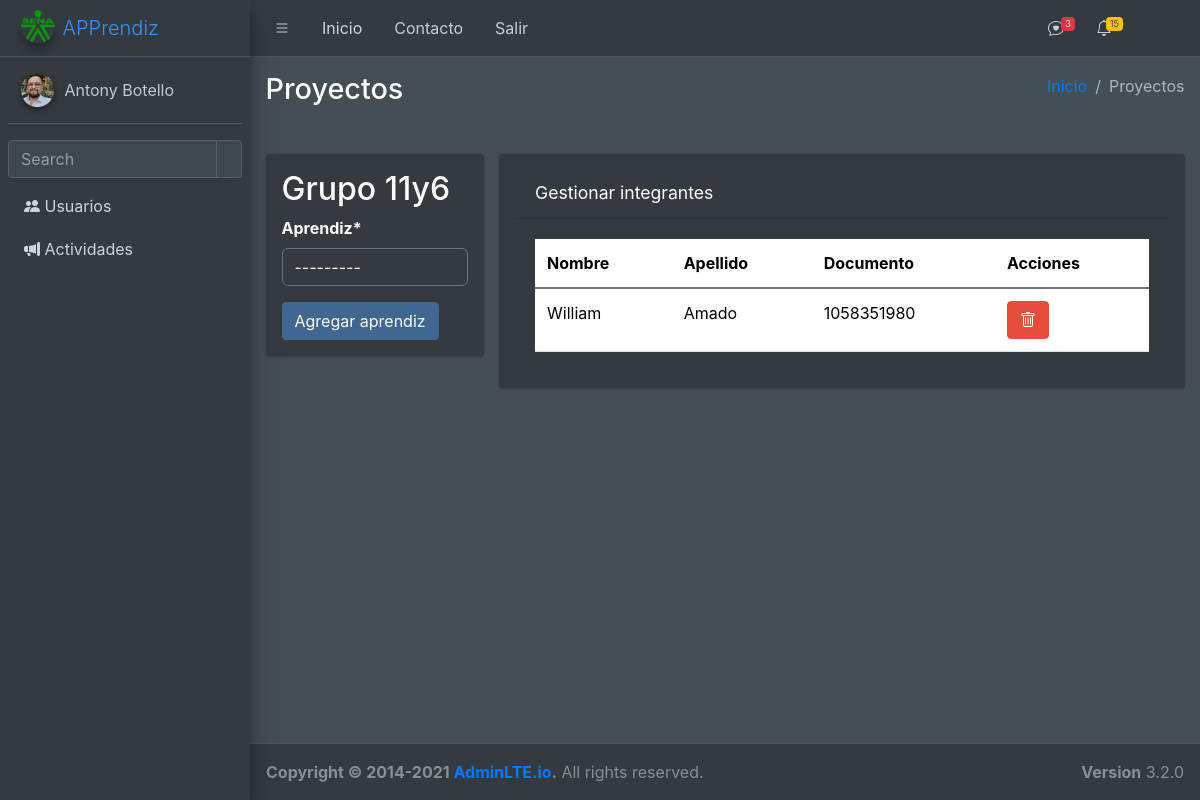
/usuarios/proyecto/gestionar/1/ (signed in), run on the app's committed database.
### usuarios/models.py (models this page shows, shortened)
class Proyecto(models.Model):
    nombre= models.CharField(max_length=45,verbose_name="Nombre del Grupo")
    class Estado(models.TextChoices):
        ACTIVO='1',_("Activo")
        INACTIVO='0',_("Inactivo")
    estado=models.CharField(max_length=1,choices=Estado.choices,default=Estado.ACTIVO,verbose_name="Estado")
    fecha_creacion = models.DateField(auto_now=True, verbose_name="Fecha de Creación")

class Integrantes(models.Model):
    aprendiz=models.ForeignKey(Usuario,verbose_name="Aprendiz", on_delete=models.CASCADE)
    grupo=models.ForeignKey(Proyecto,verbose_name="Grupo", on_delete=models.CASCADE)
    class Estado(models.TextChoices):
        ACTIVO='1',_("Activo")
        INACTIVO='0',_("Inactivo")
    estado=models.CharField(max_length=1,choices=Estado.choices,default=Estado.ACTIVO,verbose_name="Estado")

class Usuario(models.Model):
    primer_nombre= models.CharField(max_length=45,verbose_name="Primer Nombre")
    segundo_nombre= models.CharField(max_length=45,verbose_name="Segundo Nombre")
    primer_apellido= models.CharField(max_length=45,verbose_name="Primer Apellido")
    segundo_apellido= models.CharField(max_length=45,verbose_name="Segundo Apellido")
    fecha_nacimiento= models.DateField(verbose_name="Fecha de Nacimiento")
    imagen = models.ImageField(upload_to=get_image_filename, blank=True, null=True,default="usuarios/default-user.jpeg")
    class RH(models.TextChoices):
        OP='OP',_("O+")
        ON='ON',_("O-")
        AP='AP',_("A+")
        AN='AN',_("A-")
        BP='BP',_("B+")
        BN='BN',_("B-")
        ABP='ABP',_("AB+")
        ABN='ABN',_("AB-")
    rh= models.CharField(max_length=3,choices=RH.choices,verbose_name="Factor RH")
    class Rol(models.TextChoices):
        INSTRUCTOR='I',_("Instructor")
        APRENDIZ='A',_("Aprendiz")
        JEFE_AREA='JA',_("Jefe de Area")
    rol=models.CharField(max_length=2,choices=Rol.choices,verbose_name="Rol")
    class TipoDocumento(models.TextChoices):
        CEDULA='CC',_("Cédula")
        TARJETA='TI',_("Tarjeta de Identidad")
        CEDULA_EXTRANJERIA='CE',_("Cédula de Extrangería")
    tipo_documento=models.CharField(max_length=2,choices=TipoDocumento.choices,verbose_name="Tipo de Documento")
    documento= models.PositiveIntegerField(verbose_name="Documento", unique=True)
    correo_personal = models.EmailField(max_length=50, verbose_name="Correo Personal")
    correo_ins = models.EmailField(max_length=50, verbose_name="Correo Institucional")
    telefono_contacto=models.PositiveIntegerField(verbose_name="Teléfono de Contacto de Emergencia")
    telefono_personal=models.PositiveIntegerField(verbose_name="Teléfono de Personal")
    class Estado(models.TextChoices):
        ACTIVO='1',_("Activo")
        INACTIVO='0',_("Inactivo")
        CONDICIONADO='2',_("Condicionado")
    estado=models.CharField(max_length=1,choices=Estado.choices,default=Estado.ACTIVO,verbose_name="Estado")
    ficha=models.ForeignKey(Ficha,verbose_name="Ficha", on_delete=models.CASCADE)
    def __str__(self):
        return "%s %s"%(self.primer_nombre,self.primer_apellido)
    class Meta:
        verbose_name_plural = "Usuarios"

### usuarios/views.py (the view)
# urls.py: path('proyecto/gestionar/<int:pk>/', proyecto_crear, name="proyectos-crear" ),
@login_required
def proyecto_crear(request,pk=0):
    titulo="Proyectos"
    modulo="Usuarios"
    proyecto= Proyecto.objects.filter(id=pk)
    integrantes= Integrantes.objects.filter(grupo_id=pk)
    if request.method== 'POST' and 'form-grupo' in request.POST:
        form_proyecto= ProyectoForm(request.POST)
        if form_proyecto.is_valid():
            aux=form_proyecto.save()
            return redirect('proyectos-crear',aux.id)
        else:
            messages.danger(request, 'Error al crear el grupo   .')
    else:
        form_proyecto= ProyectoForm()
    if request.method== 'POST' and 'form-integrante' in request.POST:
        form_integrante= IntegrantesForm(request.POST)
        if form_integrante.is_valid():
            integrante = form_integrante.save(commit=False)  # No guarda todavía el objeto en la base de datos
            integrante.grupo_id = pk  # Asigna el grupo_id al objeto integrante
            integrante.save()
            messages.success(request, 'El Aprendiz se agregó correctamente.')
            return redirect('proyectos-crear',pk)
        else:
            messages.success(request, 'Error al agregar el aprendiz.')
    else:
        form_integrante= IntegrantesForm()
    context={
        "form_integrante":form_integrante,
        "form_proyecto":form_proyecto,
        "titulo":titulo,
        "modulo":modulo,
        "proyecto":proyecto,
        "integrantes":integrantes
    }
    return render(request,"usuarios/proyectos/crear.html", context)

### usuarios/forms.py
class IntegrantesForm(ModelForm):
    class Meta:
        model = Integrantes
        fields = "__all__"
        exclude=["estado","grupo"]
    def __init__(self, *args, **kwargs):
        super(IntegrantesForm, self).__init__(*args, **kwargs)
        self.fields["aprendiz"].queryset = Usuario.objects.filter(estado=Usuario.Estado.ACTIVO,rol=Usuario.Rol.APRENDIZ)

class ProyectoForm(ModelForm):
    class Meta:
        model = Proyecto
        fields = "__all__"
        exclude=["estado",]

### base/templates/usuarios/proyectos/crear.html (shortened to what this page needs)
{% extends 'partials/body.html' %}
{% load crispy_forms_tags %}
{% block contenido %}
<div class="row my-4">
    <div class="col-md-3">
        <div class="rounded card p-3">
            {% if proyecto %}
            {% for p in proyecto %}
              <h2> Grupo {{p.nombre}}</h2>
              <form method="POST"  >
                {{form_integrante|crispy}}
                <input class="btn btn-primary" type="submit" value="Agregar aprendiz" name="form-integrante">
            </form>
            {% endfor %}
            {% endif %}
        </div>
    </div>
    <div class="col-md-9">
        <div class="card p-3">
            <div class="card-header">
                <h3 class="card-title">Gestionar integrantes</h3><br>
            </div>
            <div class="card-body">
                <table id="lista-tabla" class="table table-hover">
                    <thead>
                        <tr>
                            <th>Nombre</th>
                            <th>Apellido</th>
                            <th>Documento</th>
                            <th>Acciones</th>
                        </tr>
                    </thead>
                    <tbody>
                        {% for integrante in integrantes %}
                        <tr>
                            <td>{{integrante.aprendiz.primer_nombre}} </td>
                            <td>{{integrante.aprendiz.primer_apellido}} </td>
                            <td>{{integrante.aprendiz.documento}} </td>
                            <td>
                                <a  href="{% url 'integrante-eliminar' integrante.id %}" class="btnEliminar btn btn-danger">
                                    <i class="bi bi-trash"></i>
                            </td>
                        </tr>
                        {% endfor %}
                    </tbody>
                </table>
            </div>
        </div>
    </div>
</div>
{% endblock contenido %}

### data on the page
Proyecto: nombre "11y6"
Integrantes: aprendiz.primer_nombre "William", aprendiz.primer_apellido "Amado", aprendiz.documento "1058351980"

### other printed values
{{ titulo }} "Proyectos"
